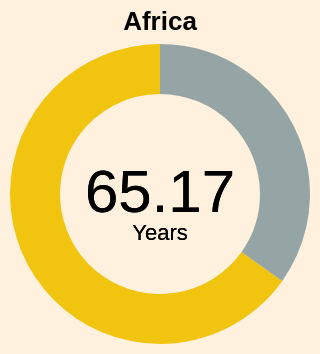

Source (Vega-Lite JSON):
### Vega-Lite specification from a JSON file in a GitHub repository (floating-point values rounded to 4 significant figures)
{"$schema": "https://vega.github.io/schema/vega-lite/v5.json", "width": 150, "height": 150, "config": {"view": {"stroke": null}, "background": "#fff1de"}, "title": {"text": "Africa"}, "data": {"values": [{"Continent": "Africa", "Avg_LE": "65.16819855"}, {"Continent": "Remaining", "Avg_LE": "34.83180145"}]}, "layer": [{"mark": {"type": "arc", "innerRadius": 50}}, {"mark": {"type": "text", "text": "65.17", "fontSize": 30}, "encoding": {"color": {"value": "black"}}}, {"mark": {"type": "text", "text": "Years", "dy": 20}, "encoding": {"color": {"value": "black"}}}], "encoding": {"theta": {"field": "Avg_LE", "type": "quantitative"}, "color": {"field": "Continent", "type": "nominal", "legend": null, "scale": {"domain": ["Africa", "Remaining"], "range": ["#F1C40F", "#95A5A6"]}}, "tooltip": [{"field": "Continent", "type": "nominal", "title": "Continent"}, {"field": "Avg_LE", "type": "quantitative", "title": "Life Expectancy (years)", "format": ".2f"}]}}
